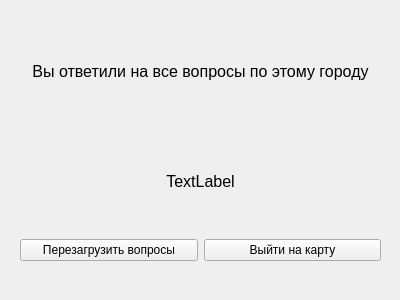
<?xml version="1.0" encoding="UTF-8"?>
<ui version="4.0">
 <class>endQuestions</class>
 <widget class="QWidget" name="endQuestions">
  <property name="geometry">
   <rect>
    <x>0</x>
    <y>0</y>
    <width>400</width>
    <height>300</height>
   </rect>
  </property>
  <property name="windowTitle">
   <string>Form</string>
  </property>
  <widget class="QWidget" name="layoutWidget">
   <property name="geometry">
    <rect>
     <x>20</x>
     <y>20</y>
     <width>361</width>
     <height>241</height>
    </rect>
   </property>
   <layout class="QVBoxLayout" name="verticalLayout">
    <item>
     <widget class="QLabel" name="label">
      <property name="text">
       <string>&lt;html&gt;&lt;head/&gt;&lt;body&gt;&lt;p align=&quot;center&quot;&gt;&lt;span style=&quot; font-size:12pt;&quot;&gt;Вы ответили на все вопросы по этому городу&lt;/span&gt;&lt;/p&gt;&lt;/body&gt;&lt;/html&gt;</string>
      </property>
     </widget>
    </item>
    <item>
     <widget class="QLabel" name="result">
      <property name="text">
       <string>&lt;html&gt;&lt;head/&gt;&lt;body&gt;&lt;p align=&quot;center&quot;&gt;&lt;span style=&quot; font-size:12pt;&quot;&gt;TextLabel&lt;/span&gt;&lt;/p&gt;&lt;/body&gt;&lt;/html&gt;</string>
      </property>
     </widget>
    </item>
    <item>
     <layout class="QHBoxLayout" name="horizontalLayout">
      <item>
       <widget class="QPushButton" name="restartButton">
        <property name="text">
         <string>Перезагрузить вопросы</string>
        </property>
       </widget>
      </item>
      <item>
       <widget class="QPushButton" name="exitButton">
        <property name="text">
         <string>Выйти на карту</string>
        </property>
       </widget>
      </item>
     </layout>
    </item>
   </layout>
  </widget>
 </widget>
 <resources/>
 <connections/>
</ui>
